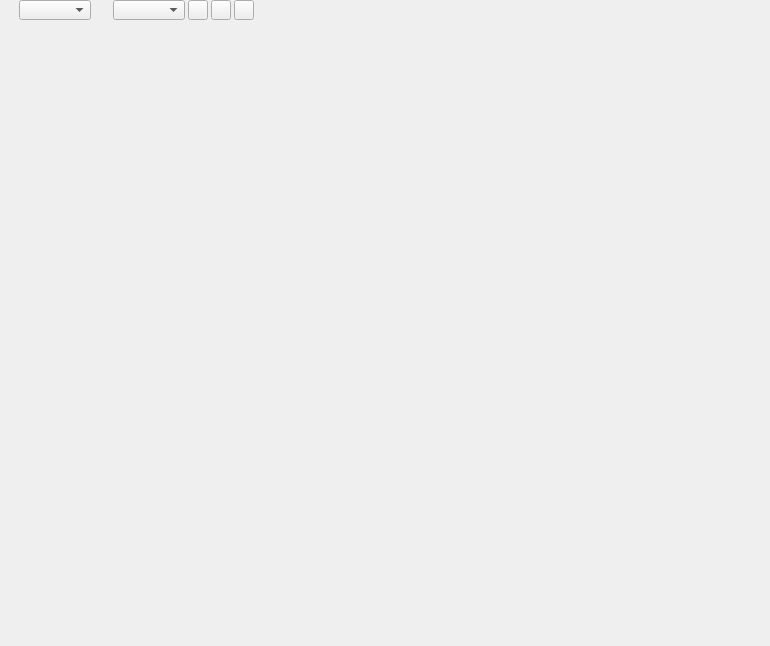
<?xml version="1.0" encoding="UTF-8"?>
<ui version="4.0">
 <class>GameScene</class>
 <widget class="QWidget" name="GameScene">
  <property name="geometry">
   <rect>
    <x>0</x>
    <y>0</y>
    <width>770</width>
    <height>646</height>
   </rect>
  </property>
  <property name="windowTitle">
   <string>GameScene</string>
  </property>
  <layout class="QVBoxLayout" name="verticalLayout">
   <property name="spacing">
    <number>0</number>
   </property>
   <property name="leftMargin">
    <number>0</number>
   </property>
   <property name="topMargin">
    <number>0</number>
   </property>
   <property name="rightMargin">
    <number>0</number>
   </property>
   <property name="bottomMargin">
    <number>0</number>
   </property>
   <item>
    <widget class="QWidget" name="title_bar" native="true">
     <property name="sizePolicy">
      <sizepolicy hsizetype="Preferred" vsizetype="Fixed">
       <horstretch>0</horstretch>
       <verstretch>0</verstretch>
      </sizepolicy>
     </property>
     <property name="minimumSize">
      <size>
       <width>0</width>
       <height>20</height>
      </size>
     </property>
     <property name="maximumSize">
      <size>
       <width>16777215</width>
       <height>20</height>
      </size>
     </property>
     <layout class="QHBoxLayout" name="horizontalLayout">
      <property name="spacing">
       <number>3</number>
      </property>
      <property name="leftMargin">
       <number>0</number>
      </property>
      <property name="topMargin">
       <number>0</number>
      </property>
      <property name="rightMargin">
       <number>0</number>
      </property>
      <property name="bottomMargin">
       <number>0</number>
      </property>
      <item>
       <widget class="QLabel" name="camera_icon">
        <property name="sizePolicy">
         <sizepolicy hsizetype="Fixed" vsizetype="Fixed">
          <horstretch>0</horstretch>
          <verstretch>0</verstretch>
         </sizepolicy>
        </property>
        <property name="minimumSize">
         <size>
          <width>16</width>
          <height>16</height>
         </size>
        </property>
        <property name="maximumSize">
         <size>
          <width>16</width>
          <height>16</height>
         </size>
        </property>
        <property name="text">
         <string/>
        </property>
        <property name="scaledContents">
         <bool>true</bool>
        </property>
       </widget>
      </item>
      <item>
       <widget class="QComboBox" name="camera"/>
      </item>
      <item>
       <widget class="QLabel" name="ratio_icon">
        <property name="sizePolicy">
         <sizepolicy hsizetype="Fixed" vsizetype="Fixed">
          <horstretch>0</horstretch>
          <verstretch>0</verstretch>
         </sizepolicy>
        </property>
        <property name="minimumSize">
         <size>
          <width>16</width>
          <height>16</height>
         </size>
        </property>
        <property name="maximumSize">
         <size>
          <width>16</width>
          <height>16</height>
         </size>
        </property>
        <property name="text">
         <string/>
        </property>
        <property name="scaledContents">
         <bool>true</bool>
        </property>
       </widget>
      </item>
      <item>
       <widget class="QComboBox" name="ratio"/>
      </item>
      <item>
       <widget class="QToolButton" name="audio">
        <property name="minimumSize">
         <size>
          <width>20</width>
          <height>20</height>
         </size>
        </property>
        <property name="maximumSize">
         <size>
          <width>20</width>
          <height>20</height>
         </size>
        </property>
        <property name="text">
         <string/>
        </property>
        <property name="checkable">
         <bool>true</bool>
        </property>
       </widget>
      </item>
      <item>
       <widget class="QToolButton" name="fps">
        <property name="minimumSize">
         <size>
          <width>20</width>
          <height>20</height>
         </size>
        </property>
        <property name="maximumSize">
         <size>
          <width>20</width>
          <height>20</height>
         </size>
        </property>
        <property name="text">
         <string/>
        </property>
        <property name="checkable">
         <bool>true</bool>
        </property>
       </widget>
      </item>
      <item>
       <widget class="QToolButton" name="tools">
        <property name="minimumSize">
         <size>
          <width>20</width>
          <height>20</height>
         </size>
        </property>
        <property name="maximumSize">
         <size>
          <width>20</width>
          <height>20</height>
         </size>
        </property>
        <property name="text">
         <string/>
        </property>
       </widget>
      </item>
      <item>
       <spacer name="horizontalSpacer">
        <property name="orientation">
         <enum>Qt::Horizontal</enum>
        </property>
        <property name="sizeHint" stdset="0">
         <size>
          <width>40</width>
          <height>20</height>
         </size>
        </property>
       </spacer>
      </item>
     </layout>
    </widget>
   </item>
   <item>
    <widget class="QWidget" name="display" native="true"/>
   </item>
  </layout>
 </widget>
 <resources/>
 <connections/>
</ui>
